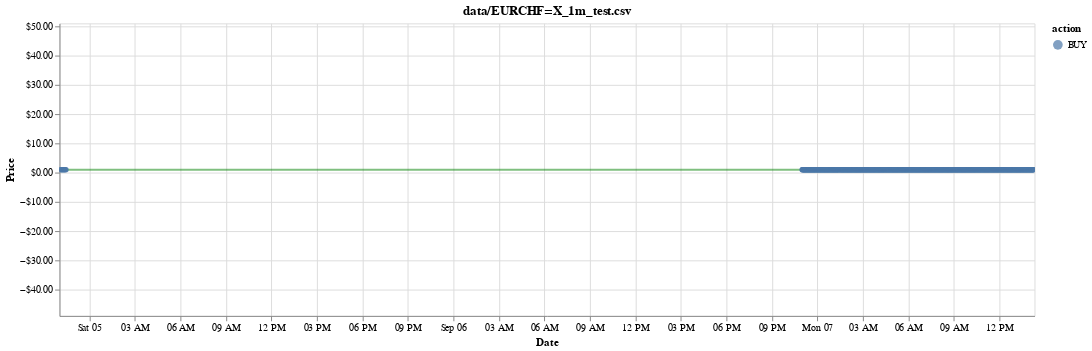

Here is the notebook cell this chart was saved with:
### Code cell
chart = visualize(df, history, title=test_stock)
chart

### Figure 1 — Vega-Lite specification as saved in the notebook (floating-point values rounded to 4 significant figures; data arrays with more than 128 entries replaced by an {"elided": "..."} marker saying what was removed)
{"config": {"view": {"continuousWidth": 400, "continuousHeight": 300}}, "layer": [{"mark": {"type": "line", "color": "green", "opacity": 0.5}, "encoding": {"x": {"type": "temporal", "field": "date"}, "y": {"type": "quantitative", "axis": {"format": "$.2f", "title": "Price"}, "field": "position", "scale": {"clamp": true, "domain": [-48.92, 51.08]}}}, "selection": {"selector001": {"type": "interval", "bind": "scales", "encodings": ["x"]}}}, {"mark": {"type": "point", "filled": true}, "encoding": {"color": {"type": "nominal", "field": "action"}, "x": {"type": "temporal", "axis": {"title": "Date"}, "field": "date"}, "y": {"type": "quantitative", "axis": {"format": "$.2f", "title": "Price"}, "field": "position", "scale": {"clamp": true, "domain": [-48.92, 51.08]}}}, "selection": {"selector002": {"type": "interval", "bind": "scales", "encodings": ["x"]}}, "transform": [{"filter": "(datum.action !== 'HOLD')"}]}], "data": {"name": "data-d6492051b3bdaf91c05115276bb05659"}, "height": 300, "title": "data/EURCHF=X_1m_test.csv", "width": 1000, "$schema": "https://vega.github.io/schema/vega-lite/v4.0.0.json", "datasets": {"data-d6492051b3bdaf91c05115276bb05659": {"elided": "933 records"}}}
